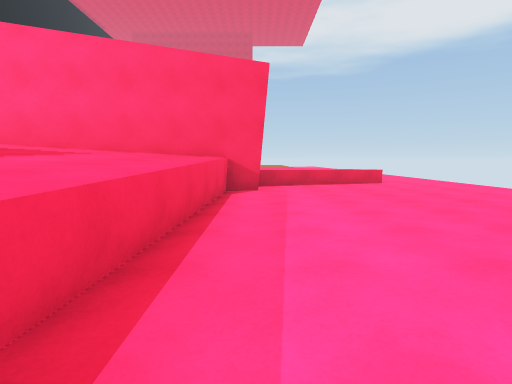
[1] (above)

16 first-person views from a walk through a Unity game level. The camera is 1.3 m above the floor, tilts 6° down and sees 80° across. The floor is counted in squares, 2 m on a side. Each view is taken from the middle of a square. On the plan, view 1 faces up. The plan holds only what a view shows up to about 10 squares ahead; the rest is blank. The place goes on beyond the plan. The player is left out.

[2]
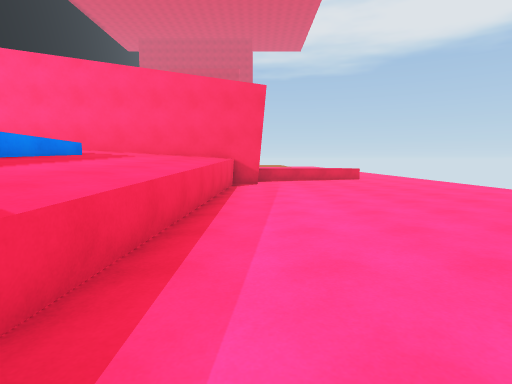

[3]
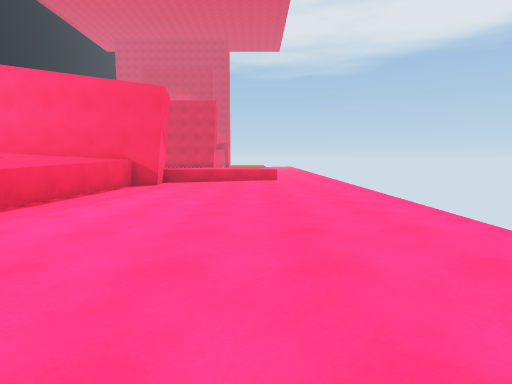

[4]
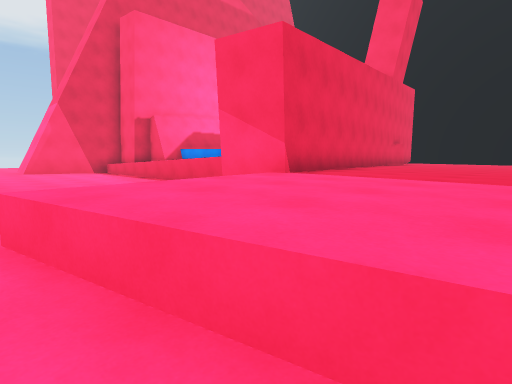

[5]
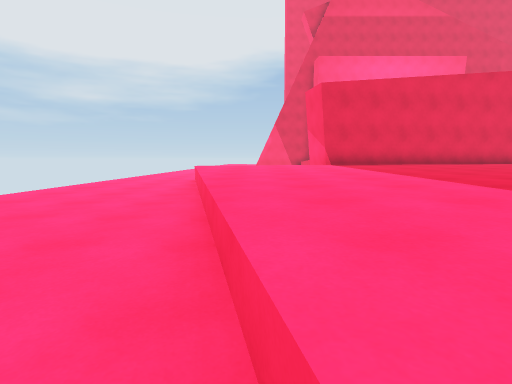

[6]
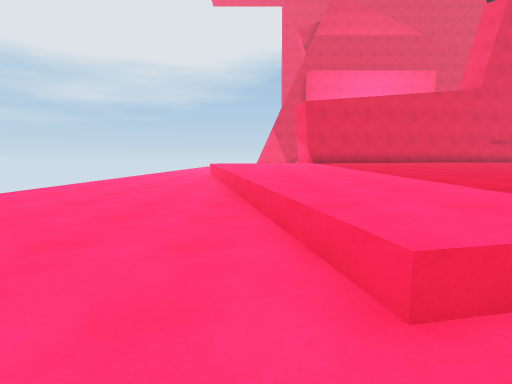

[7]
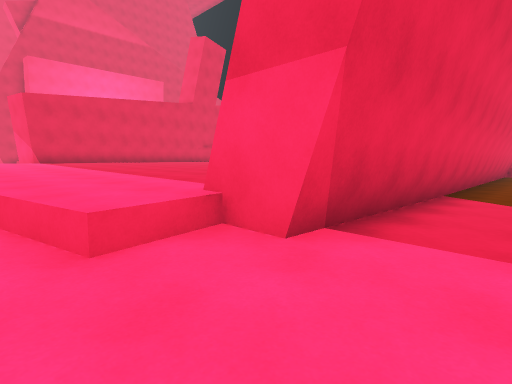

[8]
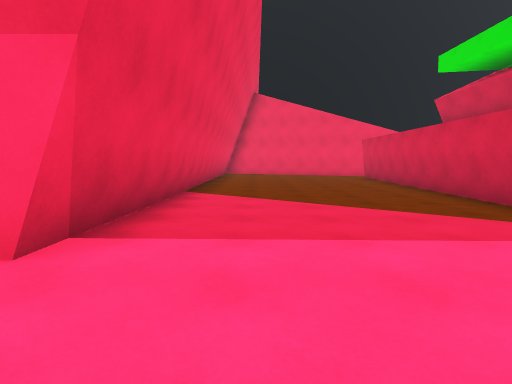

[9]
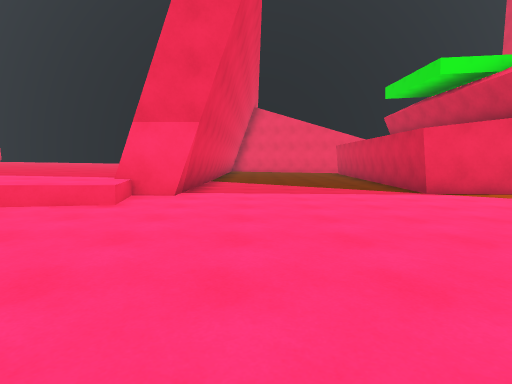

[10]
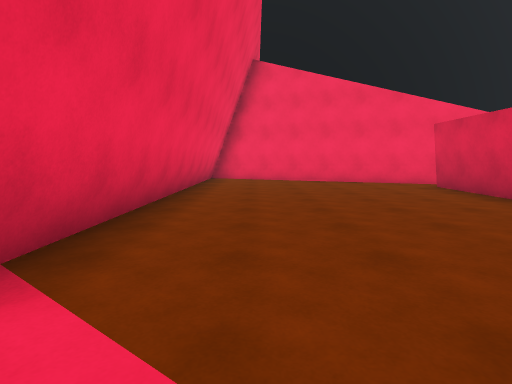

[11]
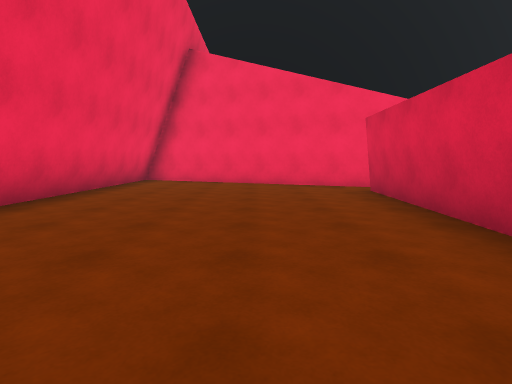

[12]
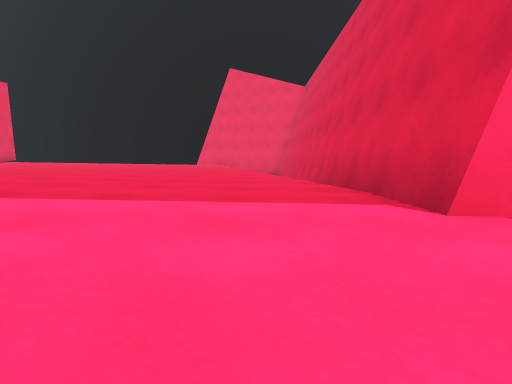

[13]
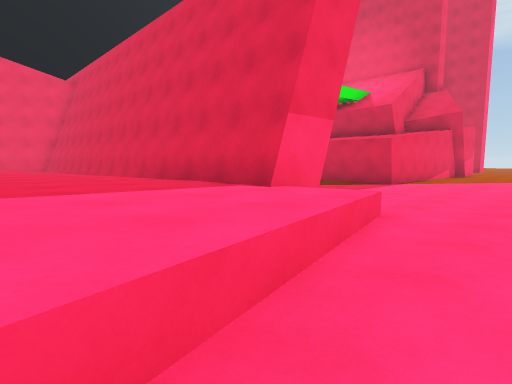

[14]
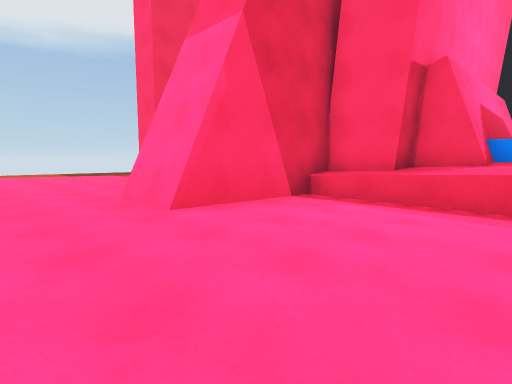

[15]
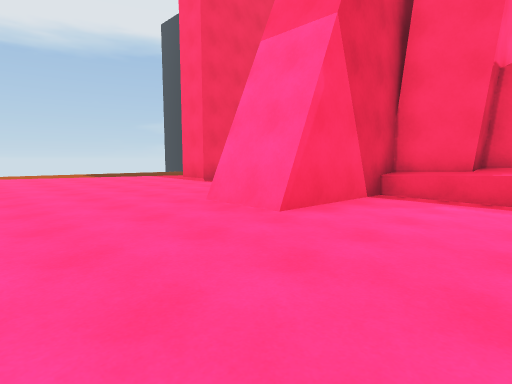

[16]
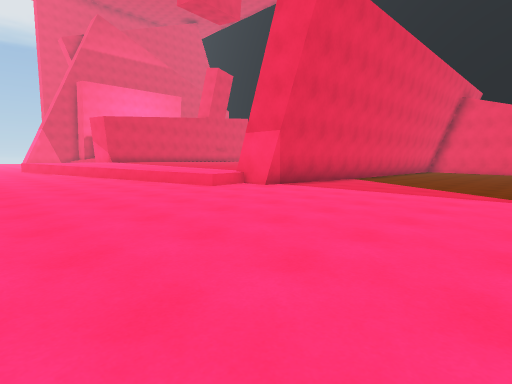

### Floor plan
Key: @ floor where view 1 was taken; # wall or solid block; . main floor; : floor 0.25 m higher than the main floor; - floor 0.25 m lower than the main floor; _ floor 0.5 m lower than the main floor; ^ raised ledge.
Columns run from 14 left of view 1 to 6 right of it. Each row starts with its distance up from view 1.
 26   #____#######__-----
 25  ##_____________-----
 24  #_____________------
 23 ##____________-------
 22 #____________--------
 21 #____________--------
 20 ###############-----
 19       ######^^^^----
 18       ^^^^^^^^^^----
 17      ^^^^^^^^^^^^----
 16       ^^^^^^^^^^^----
 15        ^^^^^^^^^^---.
 14       ^^^^^^^^^^^--..
 13       ^^^^^^^^^^^^...
 12        ^^^^^^^^^^^..
 11       ^^^^^^^^^^^^..
 10       ^^^^^^^^^^^^..
  9        ^^^^^^^^^^^..
  8         ^^^^###.....
  7             ###.....
  6           ^^^^......
  5           ^^^^......
  4            ^^^......
  3            ^^^......
  2            ^^^......
  1            ^^^......
  0            ^^^@.....
 -1            ^^^......
 -2             ^^.....:
 -3             ^####.::
 -4                 #::
 -5                ..::
 -6                .:::
 -7               .::::
 -8              #:::::
 -9               :::::
-10                ::::
-11                 :::

Where each view was taken, in squares from view 1:
view 1: 0 up, 0 right, facing up
view 2: 2 down, 0 right, facing up
view 3: 2 down, 3 right, facing up
view 4: 12 up, 4 right, facing down-left
view 5: 18 up, 2 right, facing down
view 6: 21 up, 2 right, facing down
view 7: 22 up, 2 right, facing down-left
view 8: 22 up, 2 right, facing left
view 9: 22 up, 6 right, facing left
view 10: 22 up, 3 left, facing left
view 11: 24 up, 4 left, facing left
view 12: 18 up, 2 right, facing left
view 13: 16 up, 3 right, facing up-left
view 14: 1 up, 4 right, facing down-left
view 15: 0 up, 5 right, facing down-left
view 16: 26 up, 6 right, facing down-left
